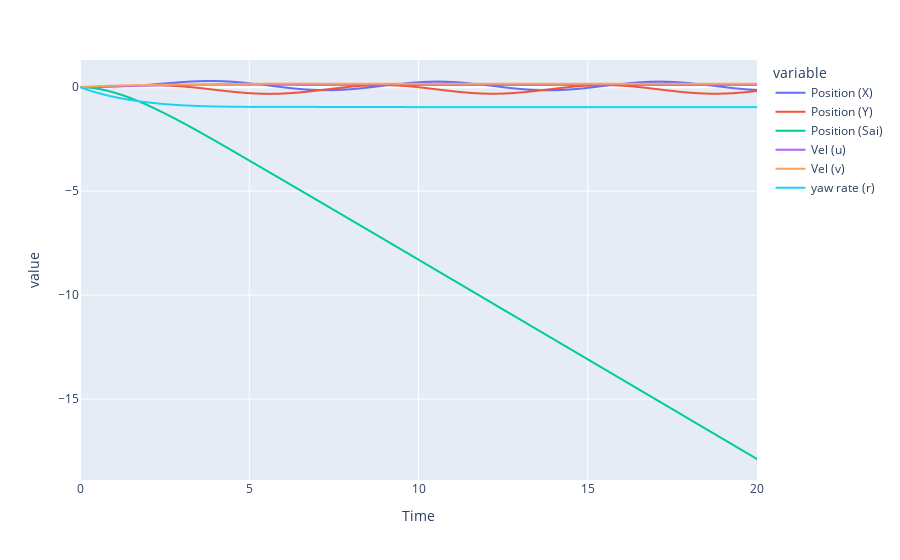

Notebook code cell kept with this figure:
### Code cell
# X_0 = np.array([3.5, 2, np.pi / 2, 1, -2, 1])

'''
initial conditions
x = 0
y = 0
sai = 90deg clockwise with y-axis
u = 0
v = 0
r = 0

F_u = 2
F_v = 1
'''
X_0 = np.array([0, 0, 0, 0, 0, 0])
U = [1, -1] 

t_0 = 0
T = 20
dt = 0.1

state_time = []
state_integrator = rk4_integrator(X_0, t_0, T, dt, dx, np.array(U))
for x, t in state_integrator:
    state_time.append({"Position (X)": x[0], "Position (Y)": x[1], "Position (Sai)": x[2], "Vel (u)": x[3], "Vel (v)": x[4], "yaw rate (r)": x[5], "Time": t})
r_state_time_df = pd.DataFrame(state_time).set_index("Time")

# state_time_df = pd.concat([r_state_time_df, e_state_time_df])
plot_state_vs_time(r_state_time_df)

### Figure 1 — Plotly figure (JSON) as saved in the notebook; plotly's stock layout.template omitted (floating-point values rounded to 4 significant figures; data arrays with more than 128 entries replaced by an {"elided": "..."} marker saying what was removed)
{"data": [{"hovertemplate": "variable=Position (X)<br>Time=%{x}<br>value=%{y}<extra></extra>", "legendgroup": "Position (X)", "line": {"color": "#636efa", "dash": "solid"}, "marker": {"symbol": "circle"}, "mode": "lines", "name": "Position (X)", "showlegend": true, "type": "scattergl", "x": {"elided": "201 float values"}, "xaxis": "x", "y": {"elided": "201 float values"}, "yaxis": "y"}, {"hovertemplate": "variable=Position (Y)<br>Time=%{x}<br>value=%{y}<extra></extra>", "legendgroup": "Position (Y)", "line": {"color": "#EF553B", "dash": "solid"}, "marker": {"symbol": "circle"}, "mode": "lines", "name": "Position (Y)", "showlegend": true, "type": "scattergl", "x": {"elided": "201 float values"}, "xaxis": "x", "y": {"elided": "201 float values"}, "yaxis": "y"}, {"hovertemplate": "variable=Position (Sai)<br>Time=%{x}<br>value=%{y}<extra></extra>", "legendgroup": "Position (Sai)", "line": {"color": "#00cc96", "dash": "solid"}, "marker": {"symbol": "circle"}, "mode": "lines", "name": "Position (Sai)", "showlegend": true, "type": "scattergl", "visible": true, "x": {"elided": "201 float values"}, "xaxis": "x", "y": {"elided": "201 float values"}, "yaxis": "y"}, {"hovertemplate": "variable=Vel (u)<br>Time=%{x}<br>value=%{y}<extra></extra>", "legendgroup": "Vel (u)", "line": {"color": "#ab63fa", "dash": "solid"}, "marker": {"symbol": "circle"}, "mode": "lines", "name": "Vel (u)", "showlegend": true, "type": "scattergl", "x": {"elided": "201 float values"}, "xaxis": "x", "y": {"elided": "201 float values"}, "yaxis": "y"}, {"hovertemplate": "variable=Vel (v)<br>Time=%{x}<br>value=%{y}<extra></extra>", "legendgroup": "Vel (v)", "line": {"color": "#FFA15A", "dash": "solid"}, "marker": {"symbol": "circle"}, "mode": "lines", "name": "Vel (v)", "showlegend": true, "type": "scattergl", "x": {"elided": "201 float values"}, "xaxis": "x", "y": {"elided": "201 float values"}, "yaxis": "y"}, {"hovertemplate": "variable=yaw rate (r)<br>Time=%{x}<br>value=%{y}<extra></extra>", "legendgroup": "yaw rate (r)", "line": {"color": "#19d3f3", "dash": "solid"}, "marker": {"symbol": "circle"}, "mode": "lines", "name": "yaw rate (r)", "showlegend": true, "type": "scattergl", "visible": true, "x": {"elided": "201 float values"}, "xaxis": "x", "y": {"elided": "201 float values"}, "yaxis": "y"}], "layout": {"autosize": true, "legend": {"title": {"text": "variable"}, "tracegroupgap": 0}, "margin": {"t": 60}, "xaxis": {"anchor": "y", "autorange": true, "domain": [0, 1], "range": [0, 20.0], "title": {"text": "Time"}, "type": "linear"}, "yaxis": {"anchor": "x", "autorange": true, "domain": [0, 1], "range": [-18.89, 1.305], "title": {"text": "value"}, "type": "linear"}}}
